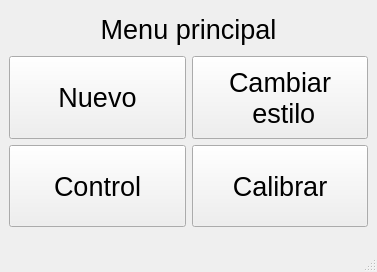
<?xml version="1.0" encoding="UTF-8"?>
<ui version="4.0">
 <class>MainWindow</class>
 <widget class="QMainWindow" name="MainWindow">
  <property name="geometry">
   <rect>
    <x>0</x>
    <y>0</y>
    <width>377</width>
    <height>272</height>
   </rect>
  </property>
  <property name="font">
   <font>
    <pointsize>20</pointsize>
   </font>
  </property>
  <property name="windowTitle">
   <string>Ventana principal</string>
  </property>
  <property name="windowIcon">
   <iconset theme="QIcon::ThemeIcon::GoHome"/>
  </property>
  <widget class="QWidget" name="centralwidget">
   <layout class="QGridLayout" name="gridLayout" rowstretch="1,2,2" columnstretch="1,1">
    <item row="0" column="0" colspan="2">
     <widget class="QLabel" name="label">
      <property name="text">
       <string>Menu principal</string>
      </property>
      <property name="alignment">
       <set>Qt::AlignmentFlag::AlignCenter</set>
      </property>
     </widget>
    </item>
    <item row="1" column="0">
     <widget class="QPushButton" name="btnNuevo">
      <property name="sizePolicy">
       <sizepolicy hsizetype="Minimum" vsizetype="Expanding">
        <horstretch>0</horstretch>
        <verstretch>0</verstretch>
       </sizepolicy>
      </property>
      <property name="text">
       <string>Nuevo</string>
      </property>
     </widget>
    </item>
    <item row="1" column="1">
     <widget class="QPushButton" name="btnChangeStyle">
      <property name="sizePolicy">
       <sizepolicy hsizetype="Minimum" vsizetype="Expanding">
        <horstretch>0</horstretch>
        <verstretch>0</verstretch>
       </sizepolicy>
      </property>
      <property name="text">
       <string>Cambiar 
 estilo</string>
      </property>
     </widget>
    </item>
    <item row="2" column="0">
     <widget class="QPushButton" name="btnControl">
      <property name="sizePolicy">
       <sizepolicy hsizetype="Minimum" vsizetype="Expanding">
        <horstretch>0</horstretch>
        <verstretch>0</verstretch>
       </sizepolicy>
      </property>
      <property name="text">
       <string>Control</string>
      </property>
     </widget>
    </item>
    <item row="2" column="1">
     <widget class="QPushButton" name="btnCalibrar">
      <property name="sizePolicy">
       <sizepolicy hsizetype="Minimum" vsizetype="Expanding">
        <horstretch>0</horstretch>
        <verstretch>0</verstretch>
       </sizepolicy>
      </property>
      <property name="text">
       <string>Calibrar</string>
      </property>
     </widget>
    </item>
   </layout>
  </widget>
  <widget class="QStatusBar" name="statusbar"/>
 </widget>
 <resources/>
 <connections/>
</ui>
